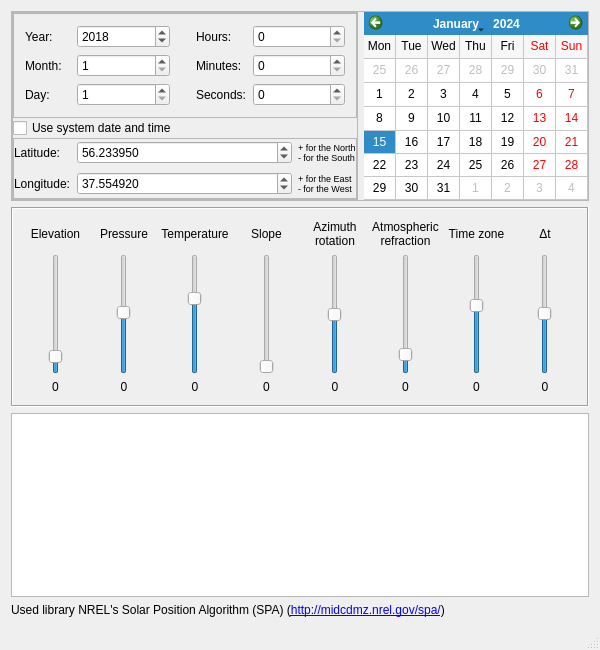
<?xml version="1.0" encoding="UTF-8"?>
<ui version="4.0">
 <class>MainWindow</class>
 <widget class="QMainWindow" name="MainWindow">
  <property name="geometry">
   <rect>
    <x>0</x>
    <y>0</y>
    <width>600</width>
    <height>650</height>
   </rect>
  </property>
  <property name="minimumSize">
   <size>
    <width>500</width>
    <height>0</height>
   </size>
  </property>
  <property name="maximumSize">
   <size>
    <width>700</width>
    <height>16777215</height>
   </size>
  </property>
  <property name="windowTitle">
   <string>Solar Position Calculator</string>
  </property>
  <widget class="QWidget" name="centralWidget">
   <layout class="QVBoxLayout" name="verticalLayout">
    <item>
     <widget class="QFrame" name="frame">
      <property name="sizePolicy">
       <sizepolicy hsizetype="Preferred" vsizetype="Fixed">
        <horstretch>0</horstretch>
        <verstretch>0</verstretch>
       </sizepolicy>
      </property>
      <property name="minimumSize">
       <size>
        <width>0</width>
        <height>190</height>
       </size>
      </property>
      <property name="frameShape">
       <enum>QFrame::StyledPanel</enum>
      </property>
      <property name="frameShadow">
       <enum>QFrame::Raised</enum>
      </property>
      <layout class="QHBoxLayout" name="horizontalLayout">
       <property name="spacing">
        <number>6</number>
       </property>
       <property name="leftMargin">
        <number>0</number>
       </property>
       <property name="topMargin">
        <number>0</number>
       </property>
       <property name="rightMargin">
        <number>0</number>
       </property>
       <property name="bottomMargin">
        <number>0</number>
       </property>
       <item>
        <widget class="QFrame" name="frame_3">
         <property name="sizePolicy">
          <sizepolicy hsizetype="Preferred" vsizetype="Preferred">
           <horstretch>2</horstretch>
           <verstretch>0</verstretch>
          </sizepolicy>
         </property>
         <property name="frameShape">
          <enum>QFrame::StyledPanel</enum>
         </property>
         <property name="frameShadow">
          <enum>QFrame::Raised</enum>
         </property>
         <layout class="QVBoxLayout" name="verticalLayout_2">
          <property name="spacing">
           <number>0</number>
          </property>
          <property name="leftMargin">
           <number>0</number>
          </property>
          <property name="topMargin">
           <number>0</number>
          </property>
          <property name="rightMargin">
           <number>0</number>
          </property>
          <property name="bottomMargin">
           <number>0</number>
          </property>
          <item>
           <widget class="QFrame" name="frame_4">
            <property name="frameShape">
             <enum>QFrame::StyledPanel</enum>
            </property>
            <property name="frameShadow">
             <enum>QFrame::Raised</enum>
            </property>
            <layout class="QGridLayout" name="gridLayout_2">
             <item row="0" column="1">
              <widget class="QSpinBox" name="spnYear">
               <property name="sizePolicy">
                <sizepolicy hsizetype="Minimum" vsizetype="Fixed">
                 <horstretch>2</horstretch>
                 <verstretch>0</verstretch>
                </sizepolicy>
               </property>
               <property name="minimum">
                <number>-2000</number>
               </property>
               <property name="maximum">
                <number>6000</number>
               </property>
               <property name="value">
                <number>2018</number>
               </property>
              </widget>
             </item>
             <item row="1" column="3">
              <widget class="QLabel" name="lblMinute">
               <property name="text">
                <string>Minutes:</string>
               </property>
              </widget>
             </item>
             <item row="2" column="1">
              <widget class="QSpinBox" name="spnDay">
               <property name="minimum">
                <number>1</number>
               </property>
               <property name="maximum">
                <number>31</number>
               </property>
              </widget>
             </item>
             <item row="0" column="3">
              <widget class="QLabel" name="lblHour">
               <property name="sizePolicy">
                <sizepolicy hsizetype="Preferred" vsizetype="Preferred">
                 <horstretch>1</horstretch>
                 <verstretch>0</verstretch>
                </sizepolicy>
               </property>
               <property name="text">
                <string>Hours:</string>
               </property>
              </widget>
             </item>
             <item row="1" column="1">
              <widget class="QSpinBox" name="spnMonth">
               <property name="minimum">
                <number>1</number>
               </property>
               <property name="maximum">
                <number>12</number>
               </property>
              </widget>
             </item>
             <item row="0" column="0">
              <widget class="QLabel" name="lblYear">
               <property name="sizePolicy">
                <sizepolicy hsizetype="Preferred" vsizetype="Preferred">
                 <horstretch>1</horstretch>
                 <verstretch>0</verstretch>
                </sizepolicy>
               </property>
               <property name="text">
                <string>Year:</string>
               </property>
              </widget>
             </item>
             <item row="1" column="4">
              <widget class="QSpinBox" name="spnMinute">
               <property name="maximum">
                <number>59</number>
               </property>
              </widget>
             </item>
             <item row="2" column="0">
              <widget class="QLabel" name="lblDay">
               <property name="text">
                <string>Day:</string>
               </property>
              </widget>
             </item>
             <item row="2" column="3">
              <widget class="QLabel" name="lblSecond">
               <property name="text">
                <string>Seconds:</string>
               </property>
              </widget>
             </item>
             <item row="1" column="0">
              <widget class="QLabel" name="lblMonth">
               <property name="text">
                <string>Month:</string>
               </property>
              </widget>
             </item>
             <item row="2" column="4">
              <widget class="QSpinBox" name="spnSecond">
               <property name="maximum">
                <number>59</number>
               </property>
              </widget>
             </item>
             <item row="0" column="4">
              <widget class="QSpinBox" name="spnHour">
               <property name="sizePolicy">
                <sizepolicy hsizetype="Minimum" vsizetype="Fixed">
                 <horstretch>2</horstretch>
                 <verstretch>0</verstretch>
                </sizepolicy>
               </property>
               <property name="maximum">
                <number>23</number>
               </property>
              </widget>
             </item>
             <item row="0" column="2">
              <spacer name="horizontalSpacer">
               <property name="orientation">
                <enum>Qt::Horizontal</enum>
               </property>
               <property name="sizeHint" stdset="0">
                <size>
                 <width>20</width>
                 <height>20</height>
                </size>
               </property>
              </spacer>
             </item>
            </layout>
           </widget>
          </item>
          <item>
           <widget class="QCheckBox" name="chbCurrentTime">
            <property name="text">
             <string>Use system date and time</string>
            </property>
           </widget>
          </item>
          <item>
           <widget class="QFrame" name="frame_5">
            <property name="frameShape">
             <enum>QFrame::StyledPanel</enum>
            </property>
            <property name="frameShadow">
             <enum>QFrame::Raised</enum>
            </property>
            <layout class="QGridLayout" name="gridLayout_3">
             <property name="leftMargin">
              <number>0</number>
             </property>
             <property name="topMargin">
              <number>0</number>
             </property>
             <property name="rightMargin">
              <number>0</number>
             </property>
             <property name="bottomMargin">
              <number>0</number>
             </property>
             <item row="0" column="0">
              <widget class="QLabel" name="lblLatitude">
               <property name="sizePolicy">
                <sizepolicy hsizetype="Fixed" vsizetype="Preferred">
                 <horstretch>0</horstretch>
                 <verstretch>0</verstretch>
                </sizepolicy>
               </property>
               <property name="text">
                <string>Latitude:</string>
               </property>
              </widget>
             </item>
             <item row="0" column="2">
              <widget class="QLabel" name="lblLatComment">
               <property name="sizePolicy">
                <sizepolicy hsizetype="Fixed" vsizetype="Preferred">
                 <horstretch>0</horstretch>
                 <verstretch>0</verstretch>
                </sizepolicy>
               </property>
               <property name="font">
                <font>
                 <pointsize>7</pointsize>
                </font>
               </property>
               <property name="text">
                <string>+ for the North
- for the South</string>
               </property>
              </widget>
             </item>
             <item row="1" column="0">
              <widget class="QLabel" name="lblLongitude">
               <property name="sizePolicy">
                <sizepolicy hsizetype="Fixed" vsizetype="Preferred">
                 <horstretch>0</horstretch>
                 <verstretch>0</verstretch>
                </sizepolicy>
               </property>
               <property name="text">
                <string>Longitude:</string>
               </property>
              </widget>
             </item>
             <item row="1" column="2">
              <widget class="QLabel" name="lblLonComment">
               <property name="sizePolicy">
                <sizepolicy hsizetype="Fixed" vsizetype="Preferred">
                 <horstretch>0</horstretch>
                 <verstretch>0</verstretch>
                </sizepolicy>
               </property>
               <property name="font">
                <font>
                 <pointsize>7</pointsize>
                </font>
               </property>
               <property name="text">
                <string>+ for the East
- for the West</string>
               </property>
              </widget>
             </item>
             <item row="0" column="1">
              <widget class="QDoubleSpinBox" name="spnLatitude">
               <property name="toolTip">
                <string>Observer latitude (negative south of equator)</string>
               </property>
               <property name="decimals">
                <number>6</number>
               </property>
               <property name="minimum">
                <double>-90.000000000000000</double>
               </property>
               <property name="maximum">
                <double>90.000000000000000</double>
               </property>
               <property name="value">
                <double>56.233950000000000</double>
               </property>
              </widget>
             </item>
             <item row="1" column="1">
              <widget class="QDoubleSpinBox" name="spnLongitude">
               <property name="toolTip">
                <string>Observer longitude (negative west of Greenwich)</string>
               </property>
               <property name="decimals">
                <number>6</number>
               </property>
               <property name="minimum">
                <double>-180.000000000000000</double>
               </property>
               <property name="maximum">
                <double>180.000000000000000</double>
               </property>
               <property name="value">
                <double>37.554920000000003</double>
               </property>
              </widget>
             </item>
            </layout>
           </widget>
          </item>
         </layout>
        </widget>
       </item>
       <item>
        <widget class="QCalendarWidget" name="calendarWidget">
         <property name="sizePolicy">
          <sizepolicy hsizetype="Preferred" vsizetype="Preferred">
           <horstretch>1</horstretch>
           <verstretch>0</verstretch>
          </sizepolicy>
         </property>
         <property name="locale">
          <locale language="English" country="UnitedKingdom"/>
         </property>
         <property name="maximumDate">
          <date>
           <year>5999</year>
           <month>12</month>
           <day>31</day>
          </date>
         </property>
         <property name="gridVisible">
          <bool>true</bool>
         </property>
         <property name="horizontalHeaderFormat">
          <enum>QCalendarWidget::ShortDayNames</enum>
         </property>
         <property name="verticalHeaderFormat">
          <enum>QCalendarWidget::NoVerticalHeader</enum>
         </property>
        </widget>
       </item>
      </layout>
     </widget>
    </item>
    <item>
     <widget class="QFrame" name="frame_2">
      <property name="sizePolicy">
       <sizepolicy hsizetype="Preferred" vsizetype="Fixed">
        <horstretch>0</horstretch>
        <verstretch>0</verstretch>
       </sizepolicy>
      </property>
      <property name="minimumSize">
       <size>
        <width>0</width>
        <height>200</height>
       </size>
      </property>
      <property name="frameShape">
       <enum>QFrame::Box</enum>
      </property>
      <property name="frameShadow">
       <enum>QFrame::Sunken</enum>
      </property>
      <layout class="QGridLayout" name="gridLayout">
       <item row="0" column="1">
        <widget class="QLabel" name="lblPressure">
         <property name="text">
          <string>Pressure</string>
         </property>
         <property name="alignment">
          <set>Qt::AlignCenter</set>
         </property>
        </widget>
       </item>
       <item row="0" column="0">
        <widget class="QLabel" name="lblElevation">
         <property name="toolTip">
          <string/>
         </property>
         <property name="text">
          <string>Elevation</string>
         </property>
         <property name="alignment">
          <set>Qt::AlignCenter</set>
         </property>
        </widget>
       </item>
       <item row="1" column="4">
        <widget class="QSlider" name="sldAzmRot">
         <property name="sizePolicy">
          <sizepolicy hsizetype="Minimum" vsizetype="Expanding">
           <horstretch>0</horstretch>
           <verstretch>0</verstretch>
          </sizepolicy>
         </property>
         <property name="toolTip">
          <string>Surface azimuth rotation (measured from south to projection of surface normal on horizontal plane, negative east)</string>
         </property>
         <property name="minimum">
          <number>-360</number>
         </property>
         <property name="maximum">
          <number>360</number>
         </property>
         <property name="singleStep">
          <number>10</number>
         </property>
         <property name="pageStep">
          <number>100</number>
         </property>
         <property name="orientation">
          <enum>Qt::Vertical</enum>
         </property>
        </widget>
       </item>
       <item row="1" column="5">
        <widget class="QSlider" name="sldRefract">
         <property name="sizePolicy">
          <sizepolicy hsizetype="Minimum" vsizetype="Expanding">
           <horstretch>0</horstretch>
           <verstretch>0</verstretch>
          </sizepolicy>
         </property>
         <property name="toolTip">
          <string>Atmospheric refraction at sunrise and sunset (0.5667 deg is typical)</string>
         </property>
         <property name="maximum">
          <number>500</number>
         </property>
         <property name="pageStep">
          <number>1</number>
         </property>
         <property name="value">
          <number>57</number>
         </property>
         <property name="orientation">
          <enum>Qt::Vertical</enum>
         </property>
        </widget>
       </item>
       <item row="1" column="0">
        <widget class="QSlider" name="sldElevation">
         <property name="sizePolicy">
          <sizepolicy hsizetype="Minimum" vsizetype="Expanding">
           <horstretch>0</horstretch>
           <verstretch>0</verstretch>
          </sizepolicy>
         </property>
         <property name="toolTip">
          <string>Observer elevation [meters]</string>
         </property>
         <property name="minimum">
          <number>-1000</number>
         </property>
         <property name="maximum">
          <number>10000</number>
         </property>
         <property name="singleStep">
          <number>10</number>
         </property>
         <property name="pageStep">
          <number>100</number>
         </property>
         <property name="value">
          <number>100</number>
         </property>
         <property name="orientation">
          <enum>Qt::Vertical</enum>
         </property>
        </widget>
       </item>
       <item row="0" column="4">
        <widget class="QLabel" name="lblAzmRot">
         <property name="text">
          <string>Azimuth
rotation</string>
         </property>
         <property name="alignment">
          <set>Qt::AlignCenter</set>
         </property>
        </widget>
       </item>
       <item row="0" column="2">
        <widget class="QLabel" name="lblTemperature">
         <property name="text">
          <string>Temperature</string>
         </property>
         <property name="alignment">
          <set>Qt::AlignCenter</set>
         </property>
        </widget>
       </item>
       <item row="1" column="3">
        <widget class="QSlider" name="sldSlope">
         <property name="sizePolicy">
          <sizepolicy hsizetype="Minimum" vsizetype="Expanding">
           <horstretch>0</horstretch>
           <verstretch>0</verstretch>
          </sizepolicy>
         </property>
         <property name="toolTip">
          <string>Surface slope (measured from the horizontal plane)</string>
         </property>
         <property name="minimum">
          <number>0</number>
         </property>
         <property name="maximum">
          <number>360</number>
         </property>
         <property name="singleStep">
          <number>10</number>
         </property>
         <property name="pageStep">
          <number>100</number>
         </property>
         <property name="orientation">
          <enum>Qt::Vertical</enum>
         </property>
        </widget>
       </item>
       <item row="2" column="0">
        <widget class="QLabel" name="lblElevationVal">
         <property name="text">
          <string>0</string>
         </property>
         <property name="alignment">
          <set>Qt::AlignCenter</set>
         </property>
        </widget>
       </item>
       <item row="0" column="5">
        <widget class="QLabel" name="lblRefract">
         <property name="text">
          <string>Atmospheric
refraction</string>
         </property>
         <property name="alignment">
          <set>Qt::AlignCenter</set>
         </property>
        </widget>
       </item>
       <item row="1" column="2">
        <widget class="QSlider" name="sldTemperature">
         <property name="sizePolicy">
          <sizepolicy hsizetype="Minimum" vsizetype="Expanding">
           <horstretch>0</horstretch>
           <verstretch>0</verstretch>
          </sizepolicy>
         </property>
         <property name="toolTip">
          <string>Annual average local temperature [degrees Celsius]</string>
         </property>
         <property name="minimum">
          <number>-50</number>
         </property>
         <property name="maximum">
          <number>50</number>
         </property>
         <property name="singleStep">
          <number>1</number>
         </property>
         <property name="pageStep">
          <number>10</number>
         </property>
         <property name="value">
          <number>15</number>
         </property>
         <property name="orientation">
          <enum>Qt::Vertical</enum>
         </property>
        </widget>
       </item>
       <item row="0" column="3">
        <widget class="QLabel" name="lblSlope">
         <property name="text">
          <string>Slope</string>
         </property>
         <property name="alignment">
          <set>Qt::AlignCenter</set>
         </property>
        </widget>
       </item>
       <item row="1" column="1">
        <widget class="QSlider" name="sldPressure">
         <property name="sizePolicy">
          <sizepolicy hsizetype="Minimum" vsizetype="Expanding">
           <horstretch>0</horstretch>
           <verstretch>0</verstretch>
          </sizepolicy>
         </property>
         <property name="toolTip">
          <string>Annual average local pressure [millibars]</string>
         </property>
         <property name="minimum">
          <number>0</number>
         </property>
         <property name="maximum">
          <number>2000</number>
         </property>
         <property name="singleStep">
          <number>10</number>
         </property>
         <property name="pageStep">
          <number>100</number>
         </property>
         <property name="value">
          <number>1025</number>
         </property>
         <property name="orientation">
          <enum>Qt::Vertical</enum>
         </property>
        </widget>
       </item>
       <item row="2" column="4">
        <widget class="QLabel" name="lblAzmRotVal">
         <property name="text">
          <string>0</string>
         </property>
         <property name="alignment">
          <set>Qt::AlignCenter</set>
         </property>
        </widget>
       </item>
       <item row="2" column="2">
        <widget class="QLabel" name="lblTemperatureVal">
         <property name="text">
          <string>0</string>
         </property>
         <property name="alignment">
          <set>Qt::AlignCenter</set>
         </property>
        </widget>
       </item>
       <item row="2" column="3">
        <widget class="QLabel" name="lblSlopeVal">
         <property name="text">
          <string>0</string>
         </property>
         <property name="alignment">
          <set>Qt::AlignCenter</set>
         </property>
        </widget>
       </item>
       <item row="2" column="5">
        <widget class="QLabel" name="lblRefractVal">
         <property name="text">
          <string>0</string>
         </property>
         <property name="alignment">
          <set>Qt::AlignCenter</set>
         </property>
        </widget>
       </item>
       <item row="2" column="1">
        <widget class="QLabel" name="lblPressureVal">
         <property name="text">
          <string>0</string>
         </property>
         <property name="alignment">
          <set>Qt::AlignCenter</set>
         </property>
        </widget>
       </item>
       <item row="0" column="6">
        <widget class="QLabel" name="lblTimeZone">
         <property name="text">
          <string>Time zone</string>
         </property>
         <property name="alignment">
          <set>Qt::AlignCenter</set>
         </property>
        </widget>
       </item>
       <item row="0" column="7">
        <widget class="QLabel" name="lblDeltaT">
         <property name="text">
          <string>&lt;html&gt;&lt;head/&gt;&lt;body&gt;&lt;p&gt;Δt&lt;/p&gt;&lt;/body&gt;&lt;/html&gt;</string>
         </property>
         <property name="alignment">
          <set>Qt::AlignCenter</set>
         </property>
        </widget>
       </item>
       <item row="1" column="6">
        <widget class="QSlider" name="sldTimeZone">
         <property name="sizePolicy">
          <sizepolicy hsizetype="Minimum" vsizetype="Expanding">
           <horstretch>0</horstretch>
           <verstretch>0</verstretch>
          </sizepolicy>
         </property>
         <property name="toolTip">
          <string>Observer time zone (negative west of Greenwich)</string>
         </property>
         <property name="minimum">
          <number>-18</number>
         </property>
         <property name="maximum">
          <number>18</number>
         </property>
         <property name="pageStep">
          <number>1</number>
         </property>
         <property name="value">
          <number>3</number>
         </property>
         <property name="orientation">
          <enum>Qt::Vertical</enum>
         </property>
        </widget>
       </item>
       <item row="2" column="6">
        <widget class="QLabel" name="lblTimeZoneVal">
         <property name="text">
          <string>0</string>
         </property>
         <property name="alignment">
          <set>Qt::AlignCenter</set>
         </property>
        </widget>
       </item>
       <item row="1" column="7">
        <widget class="QSlider" name="sldDeltaT">
         <property name="sizePolicy">
          <sizepolicy hsizetype="Minimum" vsizetype="Expanding">
           <horstretch>0</horstretch>
           <verstretch>0</verstretch>
          </sizepolicy>
         </property>
         <property name="toolTip">
          <string>Difference between earth rotation time and terrestrial time.&lt;br&gt;
It is derived from observation only and is reported in this bulletin: &lt;a href=&quot;http://maia.usno.navy.mil/ser7/ser7.dat&quot;&gt;http://maia.usno.navy.mil/ser7/ser7.dat&lt;/a&gt;,
where delta_t = 32.184 + (TAI-UTC) - DUT1</string>
         </property>
         <property name="minimum">
          <number>-8000</number>
         </property>
         <property name="maximum">
          <number>8000</number>
         </property>
         <property name="pageStep">
          <number>1</number>
         </property>
         <property name="value">
          <number>67</number>
         </property>
         <property name="orientation">
          <enum>Qt::Vertical</enum>
         </property>
        </widget>
       </item>
       <item row="2" column="7">
        <widget class="QLabel" name="lblDeltaTVal">
         <property name="text">
          <string>0</string>
         </property>
         <property name="alignment">
          <set>Qt::AlignCenter</set>
         </property>
        </widget>
       </item>
      </layout>
     </widget>
    </item>
    <item>
     <widget class="QPlainTextEdit" name="txtResult">
      <property name="readOnly">
       <bool>true</bool>
      </property>
     </widget>
    </item>
    <item>
     <widget class="QLabel" name="label">
      <property name="text">
       <string>Used library NREL's Solar Position Algorithm (SPA) (&lt;a href=&quot;http://midcdmz.nrel.gov/spa/&quot;&gt;http://midcdmz.nrel.gov/spa/&lt;/a&gt;)</string>
      </property>
     </widget>
    </item>
   </layout>
  </widget>
  <widget class="QStatusBar" name="statusBar"/>
 </widget>
 <layoutdefault spacing="6" margin="11"/>
 <resources/>
 <connections/>
</ui>
